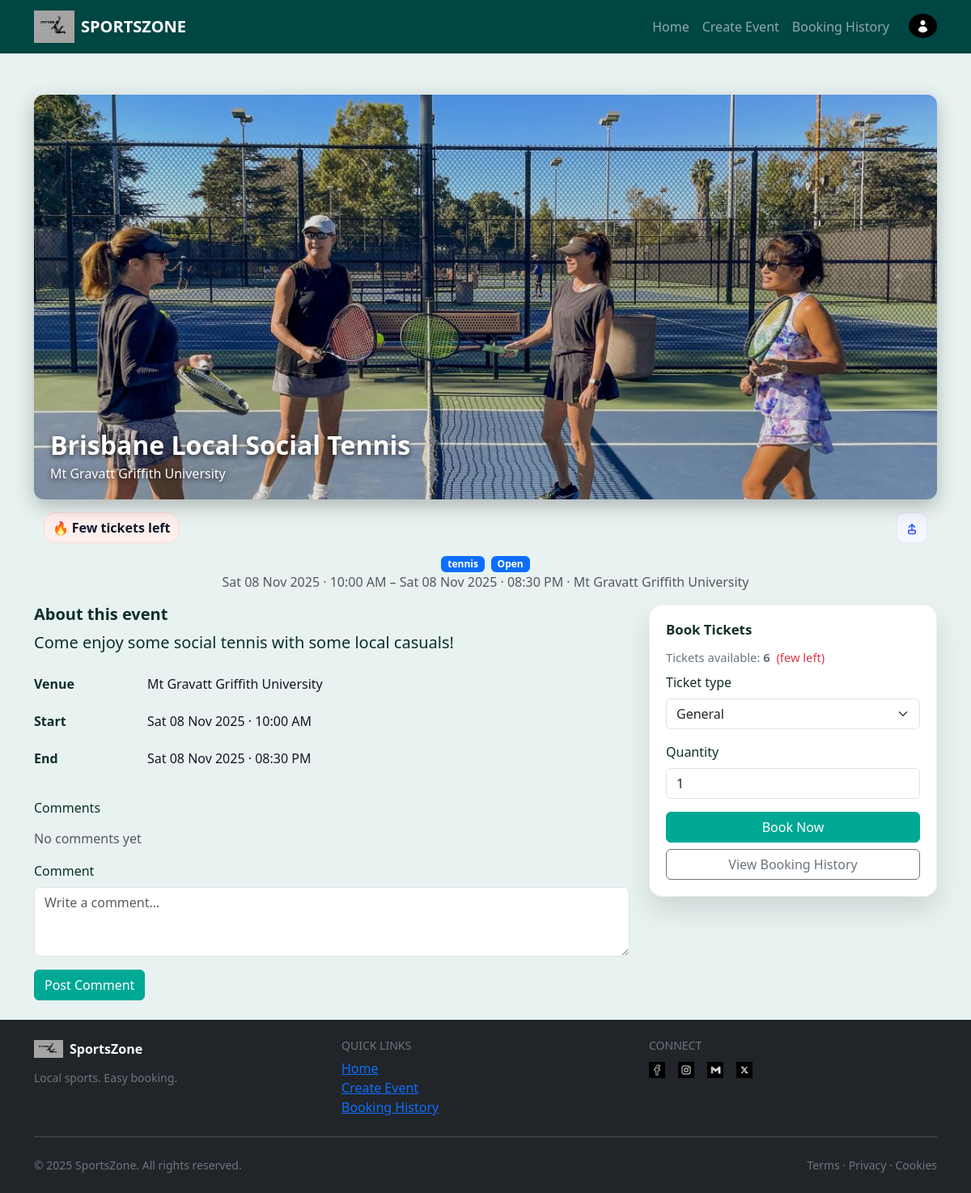
The page /event/4 on the database as committed earlier.
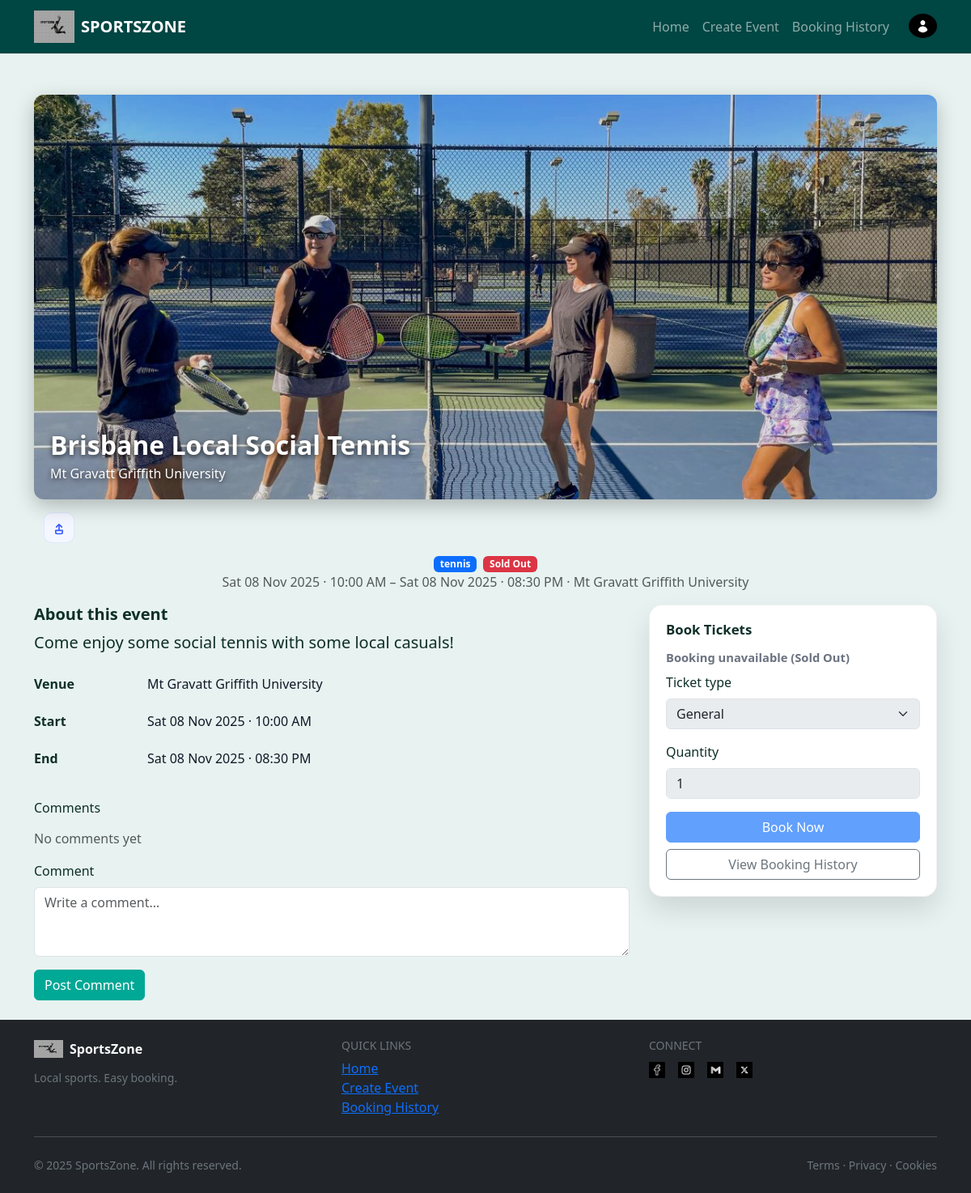
The same page on the database as committed later.
### SportsZone/models.py (models this page shows, shortened)
class Event(db.Model):
    __tablename__ = "events"
    id = db.Column(db.Integer, primary_key=True)
    user_id = db.Column(db.Integer, db.ForeignKey("users.id"), nullable=False)  # creator/owner
    venue_id = db.Column(db.Integer, db.ForeignKey("venues.id"))
    sports_type = db.Column(db.String(64), index=True)  # Football, Basketball, etc.
    event_title = db.Column(db.String(256), nullable=False)
    home_team_name = db.Column(db.String(64))
    away_team_name = db.Column(db.String(64))
    event_image = db.Column(db.String(256))  # filename in /static/img
    description = db.Column(db.Text)
    start_datetime = db.Column(db.DateTime, default=datetime.utcnow, nullable=False)
    end_datetime = db.Column(db.DateTime)
    status = db.Column(db.String(32), index=True, default="Open", nullable=False)
    total_tickets = db.Column(db.Integer, default=120, nullable=False)
    tickets_sold = db.Column(db.Integer, default=0, nullable=False)
    ticket_price = db.Column(db.Float, default=0.0, nullable=False)
    comments = db.relationship(
        "Comment", backref="event", lazy=True, cascade="all, delete-orphan"
    )
    bookings = db.relationship(
        "Booking", backref="event", lazy=True, cascade="all, delete-orphan"
    )
    @property
    def venue_text(self) -> str:
        if self.venue:
            parts = [self.venue.venue_name, self.venue.venue_address]
            return " - ".join([p for p in parts if p])
        return ""

### SportsZone/views.py (the view)
@main_bp.route("/event/<int:event_id>", endpoint="view_event")
def view_event(event_id: int):
    e = Event.query.get_or_404(event_id)
    booking_form = BookingForm()
    booking_form.event_id.data = e.id
    if getattr(booking_form, "quantity", None):
        booking_form.quantity.data = 1
    comment_form = CommentForm()
    comments = (
        Comment.query.filter_by(event_id=e.id)
        .order_by(Comment.created_at.desc())
        .all()
    )
    return render_template(
        "event.html",
        title=e.event_title,
        event=e,
        booking_form=booking_form,
        comment_form=comment_form,
        comments=comments,
    )

### SportsZone/forms.py
class BookingForm(FlaskForm):
    event_id = HiddenField(validators=[InputRequired()])
    ticket_type = SelectField(
        "Ticket type",
        choices=[("General", "General"), ("Student", "Student"), ("VIP", "VIP")],
        validators=[InputRequired()],
    )
    quantity = IntegerField(
        "Quantity",
        validators=[InputRequired(), NumberRange(min=1, max=10, message="1–10 only")],
    )
    submit = SubmitField("Book Now")

class CommentForm(FlaskForm):
    text = TextAreaField("Comment", validators=[InputRequired(), Length(max=400)])
    submit = SubmitField("Post Comment")

### SportsZone/templates/event.html (shortened to what the changed rows need)
{% extends "base.html" %}
{% block body %}
<div class="event-hero mb-3">
  <img src="{{ url_for('static', filename='img/' ~ (event.event_image or 'placeholder.jpg')) }}"
       alt="{{ event.event_title }}" class="img-fluid hero-banner">
  <div class="hero-overlay">
    <h1 class="hero-title h3">{{ event.event_title }}</h1>
    <p class="hero-subtitle">{{ event.venue_text }}</p>
  </div>
</div>
<div class="container">
  <div class="event-actions">
    {% set left = (event.total_tickets or 0) - (event.tickets_sold or 0) %}
    {% if event.status == 'Open' and left <= 30 and left > 0 %}
      <span class="low-inventory">🔥 Few tickets left</span>
    {% endif %}
    <a class="icon-btn" href="#share-modal" title="Share" aria-label="Share">
    </a>
  </div>
</div>
{% set teams = (event.event_title or '') .split(' vs ') %}
{% set badge_map = {'Open':'primary','Sold Out':'danger','Cancelled':'secondary','Inactive':'warning'} %}
<div class="d-flex flex-wrap justify-content-center align-items-center gap-2">
  <span class="badge text-bg-primary">{{ event.sports_type }}</span>
  <span class="badge text-bg-{{ badge_map.get(event.status, 'secondary') }}">{{ event.status }}</span>
</div>
<p class="text-muted mb-3 text-center">
  {% if event.start_datetime %}{{ event.start_datetime.strftime('%a %d %b %Y · %I:%M %p') }}{% endif %}
  {% if event.end_datetime %} – {{ event.end_datetime.strftime('%a %d %b %Y · %I:%M %p') }}{% endif %}
  · {{ event.venue_text }}
</p>
<div class="row g-4">
  <div class="col-lg-8">
    <h2 class="h5 fw-bold mb-2">About this event</h2>
    {% if event.description %}
      <p class="lead">{{ event.description }}</p>
    {% endif %}
    <dl class="info-list clearfix">
      <dt>Venue</dt><dd>{{ event.venue_text }}</dd>
      {% if event.start_datetime %}<dt>Start</dt><dd>{{ event.start_datetime.strftime('%a %d %b %Y · %I:%M %p') }}</dd>{% endif %}
      {% if event.end_datetime %}<dt>End</dt><dd>{{ event.end_datetime.strftime('%a %d %b %Y · %I:%M %p') }}</dd>{% endif %}
    </dl>
    <section class="mt-4">
      <h2 class="h6 mb-3">Comments</h2>
      {% if comments and comments|length %}
        <ul class="list-group mb-3">
          {% for c in comments %}
            <li class="list-group-item d-flex flex-column">
              <div class="small text-muted">
                <strong>{{ (c.user.first_name ~ ' ' ~ c.user.surname) if c.user else 'Anon' }}</strong>
                · {{ c.created_at.strftime('%d-%m-%Y %H:%M') }}
              </div>
              <div>{{ c.text }}</div>
            </li>
          {% endfor %}
        </ul>
      {% else %}
        <div class="text-muted mb-3">No comments yet</div>
      {% endif %}
      <form method="POST" action="{{ url_for('main.add_comment', event_id=event.id) }}">
      </form>
    </section>
  </div>
  <aside class="col-lg-4">
    {% set left = (event.total_tickets or 0) - (event.tickets_sold or 0) %}
    {% set can_book = (event.status == 'Open' and left > 0) %}
    <div class="booking-card sticky-side">
      <h3 class="h6 fw-bold">Book Tickets</h3>
      <div class="booking-meta mb-2">
        {% if can_book %}
          Tickets available: <strong>{{ left }}</strong>
          {% if left <= 30 %}<span class="text-danger ms-1">(few left)</span>{% endif %}
        {% else %}
          <strong>Booking unavailable ({{ event.status }})</strong>
        {% endif %}
      </div>
      <form method="POST" action="{{ url_for('main.create_booking') }}">
        <label class="form-label">{{ booking_form.ticket_type.label }}</label>
        {{ booking_form.ticket_type(class="form-select mb-3", disabled=not can_book) }}
        <label class="form-label">{{ booking_form.quantity.label }}</label>
        {{ booking_form.quantity(class="form-control mb-3", min="1", disabled=not can_book) }}
        {{ booking_form.submit(class="btn btn-primary w-100 mb-2", disabled=not can_book) }}
      </form>
      <a class="btn btn-outline-secondary w-100" href="{{ url_for('main.booking') }}">View Booking History</a>
    </div>
  </aside>
</div>
{% endblock %}

Rows that differ between the two databases and show on the page:
changed Event "Brisbane Local Social Tennis": status "Open" → "Sold Out"; status (not shown) → "Sold Out"
Other text that changed with them:
{{ left }}: "6" → (not shown)
text no longer shown: "🔥 Few tickets left Tickets available: (few left)"
text now shown: "Booking unavailable ( )"
